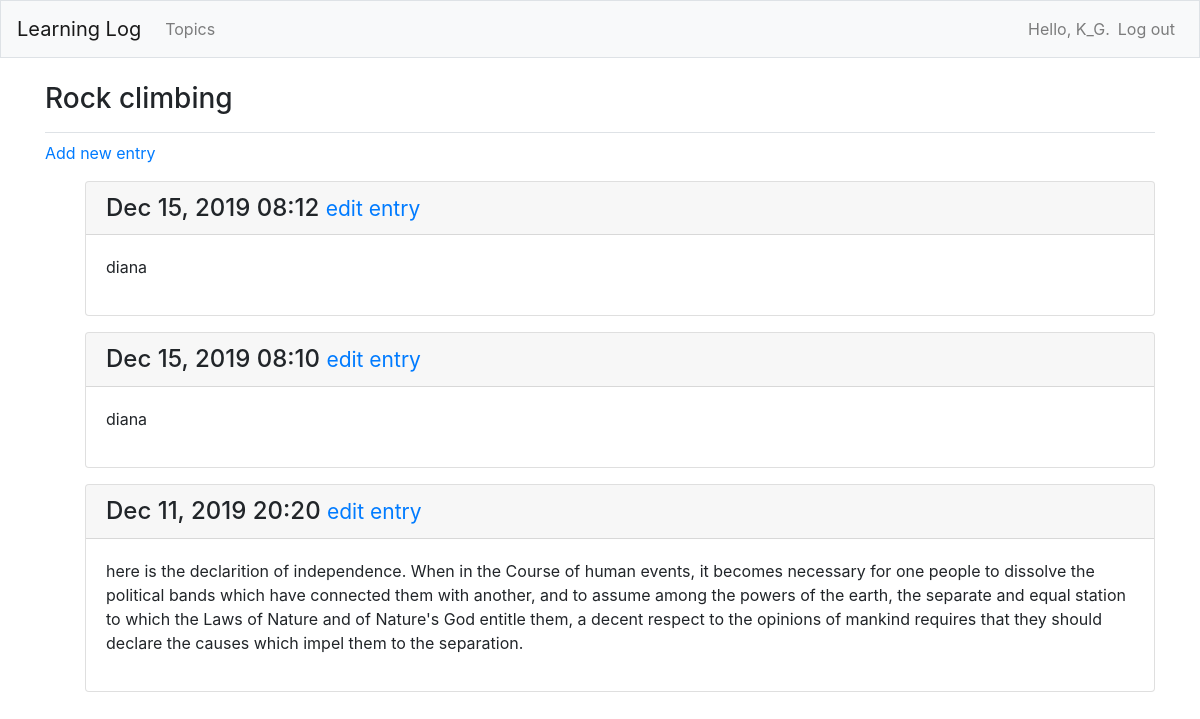
Page /topics/2/ (signed in) on the earlier database version.
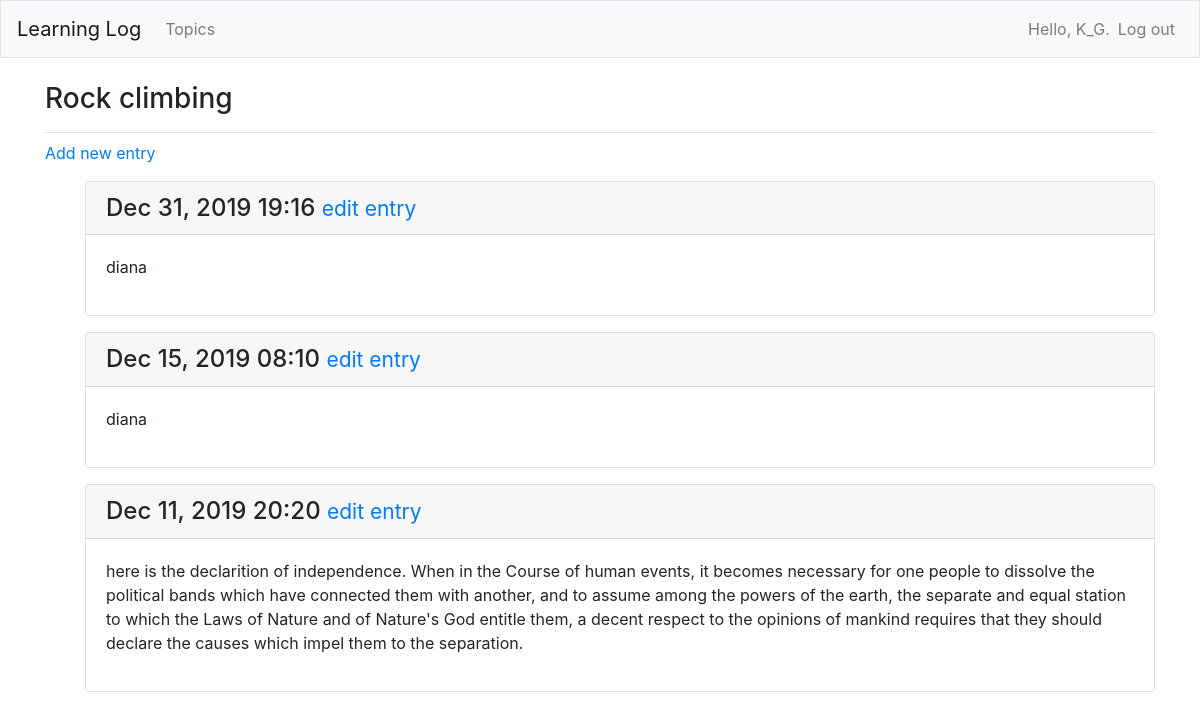
Same page on the later database version.
### learning_logs/models.py (models this page shows, shortened)
class Topic(models.Model):
    text = models.CharField(max_length=200)
    date_added = models.DateTimeField(auto_now_add=True)
    owner = models.ForeignKey(User, on_delete=models.CASCADE)
    def __str__(self):
        return self.text

class Entry(models.Model):
    topic = models.ForeignKey(Topic, on_delete=models.CASCADE)
    text = models.TextField()
    date_added = models.DateTimeField(auto_now_add=True)
    class Meta:
        verbose_name_plural = 'entries'

### learning_logs/views.py (the view)
# urls.py: path('topics/<int:topic_id>/', views.topic, name='topic'),
@login_required
def topic(request, topic_id):
    topic = Topic.objects.get(id=topic_id)
    if topic.owner != request.user:
        raise http404
    entries = topic.entry_set.order_by('-date_added')
    context = {'topic': topic, 'entries': entries}
    return render(request, 'learning_logs/topic.html', context)

### learning_logs/templates/learning_logs/topic.html
{% extends "learning_logs/base.html" %}
{% block page_header %}
  <h3>{{ topic }}</h3>
{% endblock page_header %}
{% block content %}
  <p>
    <a href="{% url 'learning_logs:new_entry' topic.id %}">Add new entry</a>
  </p>
  <ul>
  {% for entry in entries %}
    <div class="card mb-3">
      <h4 class="card-header">
        {{ entry.date_added|date:'M d, Y H:i' }}
        <small><a href="{% url 'learning_logs:edit_entry' entry.id %}">
            edit entry</a></small>
      </h4>
      <div class="card-body">
        {{ entry.text|linebreaks }}
      </div>
    </div>
  {% empty %}
    <p>There are no entries for this topic yet.</p>
  {% endfor %}
{% endblock content %}

### learning_logs/templates/learning_logs/base.html (shortened to what this page needs)
{% load bootstrap4 %}
<!doctype html>
<html lang="en">
<head>
    {% bootstrap_css %}
</head>
<body>
  <nav class="navbar navbar-expand-md navbar-light bg-light mb-4 border">
    <a class="navbar-brand" href="{% url 'learning_logs:index'%}">
        Learning Log</a>
    <div class="collapse navbar-collapse" id="navbarCollapse">
      <ul class="navbar-nav mr-auto">
        <li class="nav-item">
          <a class="nav-link" href="{% url 'learning_logs:topics'%}">
              Topics</a></li>
      </ul>
      <ul class="navbar-nav ml-auto">
        {% if user.is_authenticated %}
          <li class="nav-item">
            <span class="navbar-text"}">Hello, {{ user.username }}.</span>
          </li>
          <li class="nav-item">
            <a class="nav-link" href="{% url 'users:logout' %}">Log out</a>
          </li>
        {% else %}
          <li class="nav-item">
            <a class="nav-link" href="{% url 'users:register' %}">Register</a>
          </li>
          <li class="nav-item">
            <a class="nav-link" href="{% url 'users:login' %}">Log in</a></li>
        {% endif %}
      </ul>
    </div>
  </nav>
  <main role="main" class="container">
    <div class="pb-2 mb-2 border-bottom">
      {% block page_header %}{% endblock page_header %}
    </div>
    <div>
      {% block content %}{% endblock content %}
    </div>
  </main>
</body>
</html>

Differences in the rows shown:
removed Entry: date_added "Dec 15, 2019 08:12", text "diana"
added Entry: date_added "Dec 31, 2019 19:16", text "diana"
